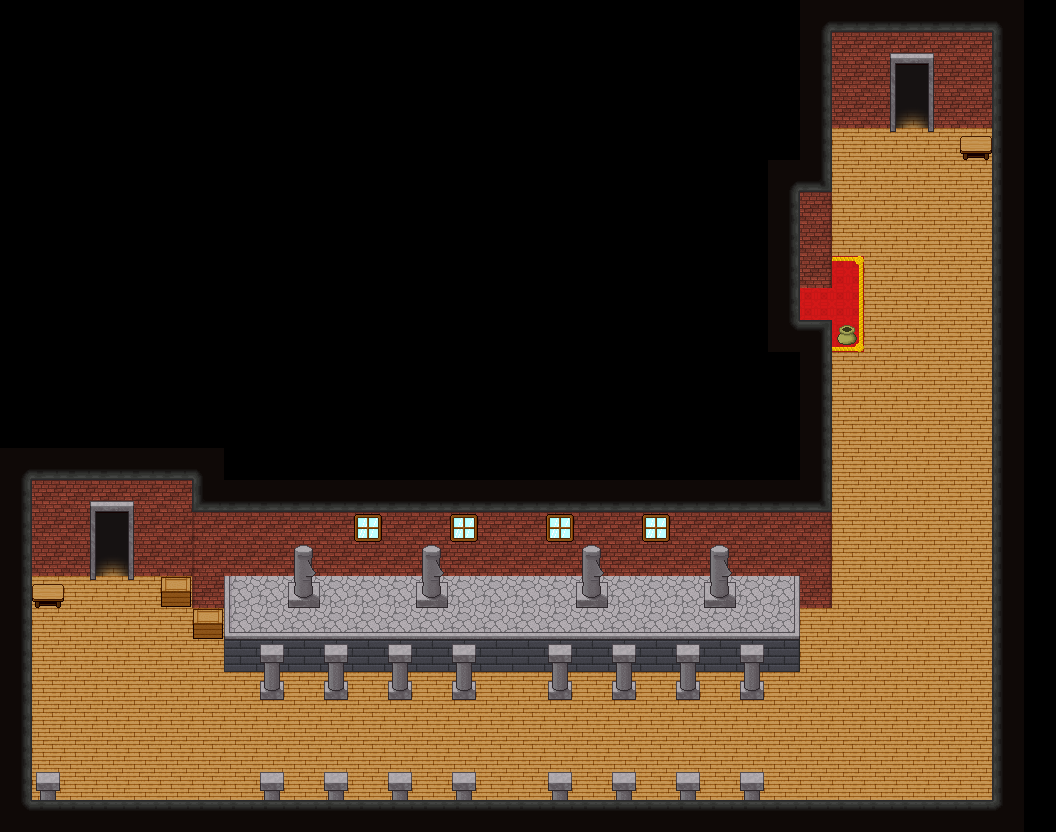

A 2D game scene composited from a Tiled map and its tileset images. What follows is a short description and the map's XML, with each tile layer's data collapsed to a summary:
An orthogonal 33x26 tile map with 32x32 px tiles, 4 tile layers (Lower 1, Upper 1, Lower 2, Upper 2), 8 tilesets and 12 objects (10x event, point, trigger).

<map version="1.0" orientation="orthogonal" width="33" height="26" tilewidth="32" tileheight="32">
 <properties>
  <property name="minimap" value="graphic_minimap_l1_f1" />
  <property name="minimap_x1" value="122" />
  <property name="minimap_x2" value="180" />
  <property name="minimap_y1" value="117" />
  <property name="minimap_y2" value="174" />
 </properties>
 <tileset firstgid="1" name="blockboundBrickWall" tilewidth="32" tileheight="32">
  <image source="tilesets/blockbound/brickwall.png" width="128" height="96" />
  <tile id="0">
   <properties>
    <property name="x" value="" />
   </properties>
  </tile>
  <tile id="1">
   <properties>
    <property name="x" value="" />
   </properties>
  </tile>
  <tile id="2">
   <properties>
    <property name="x" value="" />
   </properties>
  </tile>
 </tileset>
 <tileset firstgid="13" name="blockboundBrownRock" tilewidth="32" tileheight="32">
  <image source="tilesets/blockbound/brownrock.png" trans="8080ff" width="320" height="224" />
  <tile id="30">
   <properties>
    <property name="x" value="" />
   </properties>
  </tile>
  <tile id="31">
   <properties>
    <property name="x" value="" />
   </properties>
  </tile>
  <tile id="32">
   <properties>
    <property name="x" value="" />
   </properties>
  </tile>
  <tile id="40">
   <properties>
    <property name="x" value="" />
   </properties>
  </tile>
  <tile id="41">
   <properties>
    <property name="x" value="" />
   </properties>
  </tile>
  <tile id="42">
   <properties>
    <property name="x" value="" />
   </properties>
  </tile>
  <tile id="50">
   <properties>
    <property name="top" value="" />
   </properties>
  </tile>
  <tile id="51">
   <properties>
    <property name="top" value="" />
   </properties>
  </tile>
  <tile id="52">
   <properties>
    <property name="top" value="" />
   </properties>
  </tile>
 </tileset>
 <tileset firstgid="83" name="blockboundRedRug" tilewidth="32" tileheight="32">
  <image source="tilesets/blockbound/redrug.png" width="96" height="96" />
 </tileset>
 <tileset firstgid="92" name="blockboundStoneFloor" tilewidth="32" tileheight="32">
  <image source="tilesets/blockbound/stonefloor.PNG" trans="8080ff" width="320" height="320" />
  <tile id="30">
   <properties>
    <property name="x" value="" />
   </properties>
  </tile>
  <tile id="31">
   <properties>
    <property name="x" value="" />
   </properties>
  </tile>
  <tile id="32">
   <properties>
    <property name="x" value="" />
   </properties>
  </tile>
  <tile id="40">
   <properties>
    <property name="x" value="" />
   </properties>
  </tile>
  <tile id="41">
   <properties>
    <property name="x" value="" />
   </properties>
  </tile>
  <tile id="42">
   <properties>
    <property name="x" value="" />
   </properties>
  </tile>
  <tile id="60">
   <properties>
    <property name="top" value="" />
   </properties>
  </tile>
  <tile id="61">
   <properties>
    <property name="top" value="" />
   </properties>
  </tile>
  <tile id="62">
   <properties>
    <property name="top" value="" />
   </properties>
  </tile>
 </tileset>
 <tileset firstgid="192" name="blockboundUpper" tilewidth="32" tileheight="32">
  <image source="tilesets/blockbound/upper.png" trans="8080ff" width="256" height="288" />
  <tile id="0">
   <properties>
    <property name="x" value="" />
   </properties>
  </tile>
  <tile id="1">
   <properties>
    <property name="x" value="" />
   </properties>
  </tile>
  <tile id="2">
   <properties>
    <property name="x" value="" />
   </properties>
  </tile>
  <tile id="3">
   <properties>
    <property name="x" value="" />
   </properties>
  </tile>
  <tile id="4">
   <properties>
    <property name="x" value="" />
   </properties>
  </tile>
  <tile id="8">
   <properties>
    <property name="x" value="" />
   </properties>
  </tile>
  <tile id="9">
   <properties>
    <property name="x" value="" />
   </properties>
  </tile>
  <tile id="10">
   <properties>
    <property name="x" value="" />
   </properties>
  </tile>
  <tile id="11">
   <properties>
    <property name="x" value="" />
   </properties>
  </tile>
  <tile id="12">
   <properties>
    <property name="x" value="" />
   </properties>
  </tile>
  <tile id="16">
   <properties>
    <property name="x" value="" />
   </properties>
  </tile>
  <tile id="17">
   <properties>
    <property name="x" value="" />
   </properties>
  </tile>
  <tile id="18">
   <properties>
    <property name="x" value="" />
   </properties>
  </tile>
  <tile id="24">
   <properties>
    <property name="x" value="" />
   </properties>
  </tile>
  <tile id="25">
   <properties>
    <property name="x" value="" />
   </properties>
  </tile>
  <tile id="26">
   <properties>
    <property name="x" value="" />
   </properties>
  </tile>
  <tile id="27">
   <properties>
    <property name="x" value="" />
   </properties>
  </tile>
  <tile id="28">
   <properties>
    <property name="x" value="" />
   </properties>
  </tile>
  <tile id="32">
   <properties>
    <property name="x" value="" />
   </properties>
  </tile>
  <tile id="33">
   <properties>
    <property name="x" value="" />
   </properties>
  </tile>
  <tile id="34">
   <properties>
    <property name="x" value="" />
   </properties>
  </tile>
  <tile id="35">
   <properties>
    <property name="x" value="" />
   </properties>
  </tile>
  <tile id="36">
   <properties>
    <property name="x" value="" />
   </properties>
  </tile>
  <tile id="39">
   <properties>
    <property name="x" value="" />
   </properties>
  </tile>
  <tile id="40">
   <properties>
    <property name="x" value="" />
   </properties>
  </tile>
  <tile id="41">
   <properties>
    <property name="x" value="" />
   </properties>
  </tile>
  <tile id="42">
   <properties>
    <property name="x" value="" />
   </properties>
  </tile>
  <tile id="43">
   <properties>
    <property name="x" value="" />
   </properties>
  </tile>
  <tile id="44">
   <properties>
    <property name="x" value="" />
   </properties>
  </tile>
  <tile id="45">
   <properties>
    <property name="x" value="" />
   </properties>
  </tile>
  <tile id="46">
   <properties>
    <property name="x" value="" />
   </properties>
  </tile>
  <tile id="47">
   <properties>
    <property name="x" value="" />
   </properties>
  </tile>
  <tile id="54">
   <properties>
    <property name="x" value="" />
   </properties>
  </tile>
  <tile id="55">
   <properties>
    <property name="x" value="" />
   </properties>
  </tile>
 </tileset>
 <tileset firstgid="264" name="blockboundWoodFloor" tilewidth="32" tileheight="32">
  <image source="tilesets/blockbound/woodfloor.png" trans="8080ff" width="320" height="320" />
  <tile id="30">
   <properties>
    <property name="x" value="" />
   </properties>
  </tile>
  <tile id="31">
   <properties>
    <property name="x" value="" />
   </properties>
  </tile>
  <tile id="32">
   <properties>
    <property name="x" value="" />
   </properties>
  </tile>
  <tile id="40">
   <properties>
    <property name="x" value="" />
   </properties>
  </tile>
  <tile id="41">
   <properties>
    <property name="x" value="" />
   </properties>
  </tile>
  <tile id="42">
   <properties>
    <property name="x" value="" />
   </properties>
  </tile>
  <tile id="50">
   <properties>
    <property name="x" value="" />
   </properties>
  </tile>
  <tile id="51">
   <properties>
    <property name="x" value="" />
   </properties>
  </tile>
  <tile id="52">
   <properties>
    <property name="x" value="" />
   </properties>
  </tile>
  <tile id="60">
   <properties>
    <property name="top" value="" />
   </properties>
  </tile>
  <tile id="61">
   <properties>
    <property name="top" value="" />
   </properties>
  </tile>
  <tile id="62">
   <properties>
    <property name="top" value="" />
   </properties>
  </tile>
  <tile id="70">
   <properties>
    <property name="hole" value="" />
   </properties>
  </tile>
  <tile id="71">
   <properties>
    <property name="hole" value="" />
   </properties>
  </tile>
  <tile id="72">
   <properties>
    <property name="hole" value="" />
   </properties>
  </tile>
  <tile id="73">
   <properties>
    <property name="hole" value="" />
   </properties>
  </tile>
  <tile id="74">
   <properties>
    <property name="hole" value="" />
   </properties>
  </tile>
  <tile id="75">
   <properties>
    <property name="hole" value="" />
   </properties>
  </tile>
  <tile id="76">
   <properties>
    <property name="hole" value="" />
   </properties>
  </tile>
  <tile id="77">
   <properties>
    <property name="hole" value="" />
   </properties>
  </tile>
  <tile id="80">
   <properties>
    <property name="hole" value="" />
   </properties>
  </tile>
  <tile id="81">
   <properties>
    <property name="hole" value="" />
   </properties>
  </tile>
  <tile id="82">
   <properties>
    <property name="hole" value="" />
   </properties>
  </tile>
  <tile id="83">
   <properties>
    <property name="hole" value="" />
   </properties>
  </tile>
  <tile id="84">
   <properties>
    <property name="hole" value="" />
   </properties>
  </tile>
  <tile id="85">
   <properties>
    <property name="hole" value="" />
   </properties>
  </tile>
  <tile id="86">
   <properties>
    <property name="hole" value="" />
   </properties>
  </tile>
  <tile id="87">
   <properties>
    <property name="hole" value="" />
   </properties>
  </tile>
  <tile id="90">
   <properties>
    <property name="hole" value="" />
   </properties>
  </tile>
  <tile id="91">
   <properties>
    <property name="hole" value="" />
   </properties>
  </tile>
  <tile id="92">
   <properties>
    <property name="hole" value="" />
   </properties>
  </tile>
  <tile id="93">
   <properties>
    <property name="hole" value="" />
   </properties>
  </tile>
  <tile id="94">
   <properties>
    <property name="hole" value="" />
   </properties>
  </tile>
  <tile id="95">
   <properties>
    <property name="hole" value="" />
   </properties>
  </tile>
  <tile id="96">
   <properties>
    <property name="hole" value="" />
   </properties>
  </tile>
 </tileset>
 <tileset firstgid="364" name="blockboundCeiling" tilewidth="32" tileheight="32">
  <image source="tilesets/blockbound/ceiling.png" trans="8080ff" width="160" height="96" />
  <tile id="0">
   <properties>
    <property name="x" value="" />
   </properties>
  </tile>
  <tile id="1">
   <properties>
    <property name="x" value="" />
   </properties>
  </tile>
  <tile id="2">
   <properties>
    <property name="x" value="" />
   </properties>
  </tile>
  <tile id="3">
   <properties>
    <property name="x" value="" />
   </properties>
  </tile>
  <tile id="4">
   <properties>
    <property name="x" value="" />
   </properties>
  </tile>
  <tile id="5">
   <properties>
    <property name="x" value="" />
   </properties>
  </tile>
  <tile id="6">
   <properties>
    <property name="x" value="" />
   </properties>
  </tile>
  <tile id="7">
   <properties>
    <property name="x" value="" />
   </properties>
  </tile>
  <tile id="8">
   <properties>
    <property name="x" value="" />
   </properties>
  </tile>
  <tile id="9">
   <properties>
    <property name="x" value="" />
   </properties>
  </tile>
  <tile id="10">
   <properties>
    <property name="x" value="" />
   </properties>
  </tile>
  <tile id="11">
   <properties>
    <property name="x" value="" />
   </properties>
  </tile>
  <tile id="12">
   <properties>
    <property name="x" value="" />
   </properties>
  </tile>
  <tile id="13">
   <properties>
    <property name="x" value="" />
   </properties>
  </tile>
  <tile id="14">
   <properties>
    <property name="x" value="" />
   </properties>
  </tile>
 </tileset>
 <tileset firstgid="379" name="blockboundQuarryCeiling" tilewidth="32" tileheight="32">
  <image source="tilesets/blockbound/quarryroof.png" trans="8080ff" width="160" height="96" />
  <tile id="0">
   <properties>
    <property name="x" value="" />
   </properties>
  </tile>
  <tile id="2">
   <properties>
    <property name="x" value="" />
   </properties>
  </tile>
  <tile id="3">
   <properties>
    <property name="x" value="" />
   </properties>
  </tile>
  <tile id="4">
   <properties>
    <property name="x" value="" />
   </properties>
  </tile>
  <tile id="5">
   <properties>
    <property name="x" value="" />
   </properties>
  </tile>
  <tile id="6">
   <properties>
    <property name="x" value="" />
   </properties>
  </tile>
  <tile id="7">
   <properties>
    <property name="x" value="" />
   </properties>
  </tile>
  <tile id="9">
   <properties>
    <property name="x" value="" />
   </properties>
  </tile>
  <tile id="10">
   <properties>
    <property name="x" value="" />
   </properties>
  </tile>
  <tile id="11">
   <properties>
    <property name="x" value="" />
   </properties>
  </tile>
  <tile id="12">
   <properties>
    <property name="x" value="" />
   </properties>
  </tile>
  <tile id="13">
   <properties>
    <property name="x" value="" />
   </properties>
  </tile>
  <tile id="14">
   <properties>
    <property name="x" value="" />
   </properties>
  </tile>
 </tileset>
 <layer name="Lower 1" width="33" height="26">
  <properties>
   <property name="layer" value="5" />
   <property name="z" value="0" />
  </properties>
  <data>[858 cells, 470 non-empty, 23 distinct tile ids]</data>
 </layer>
 <layer name="Upper 1" width="33" height="26">
  <properties>
   <property name="layer" value="4" />
   <property name="z" value=".5" />
  </properties>
  <data>[858 cells, 47 non-empty, 17 distinct tile ids]</data>
 </layer>
 <objectgroup name="Event 1" width="33" height="26">
  <properties>
   <property name="layer" value="3" />
   <property name="z" value=".5" />
  </properties>
  <object name="Point" type="point" x="512" y="736">
   <properties>
    <property name="name" value="cam_target" />
   </properties>
  </object>
  <object name="Nico" type="event" x="832" y="720" width="32" height="32">
   <properties>
    <property name="group" value="gang1; gang2" />
    <property name="key" value="event_nico" />
    <property name="name" value="nico" />
   </properties>
  </object>
  <object name="Widget" type="event" x="896" y="720" width="32" height="32">
   <properties>
    <property name="group" value="gang1" />
    <property name="key" value="event_widget" />
   </properties>
  </object>
  <object name="Grinder" type="event" x="64" y="688" width="32" height="32">
   <properties>
    <property name="group" value="gang2" />
    <property name="key" value="event_grinder" />
   </properties>
  </object>
  <object name="Grinder" type="event" x="64" y="752" width="32" height="32">
   <properties>
    <property name="group" value="gang2" />
    <property name="key" value="event_grinder" />
   </properties>
  </object>
  <object name="Trigger" type="trigger" x="480" y="512" width="32" height="32">
   <properties>
    <property name="auto" value="" />
    <property name="id" value="scene_intro0001" />
   </properties>
  </object>
  <object name="Nico" type="event" x="928" y="672" width="32" height="32">
   <properties>
    <property name="face" value="left" />
    <property name="key" value="event_nico" />
    <property name="name" value="nico2" />
   </properties>
  </object>
  <object name="Grinder" type="event" x="864" y="656" width="32" height="32">
   <properties>
    <property name="face" value="right" />
    <property name="key" value="event_grinder" />
    <property name="pace" value="" />
   </properties>
  </object>
  <object name="Grinder" type="event" x="864" y="688" width="32" height="32">
   <properties>
    <property name="face" value="right" />
    <property name="key" value="event_grinder" />
    <property name="pace" value="" />
   </properties>
  </object>
  <object name="Widget" type="event" x="832" y="672" width="32" height="32">
   <properties>
    <property name="face" value="right" />
    <property name="key" value="event_widget" />
    <property name="pace" value="" />
   </properties>
  </object>
  <object name="Block" type="event" x="896" y="672" width="32" height="32">
   <properties>
    <property name="key" value="event_waldy_stoned" />
   </properties>
  </object>
  <object name="Widget" type="event" x="32" y="720" width="32" height="32">
   <properties>
    <property name="group" value="gang2" />
    <property name="key" value="event_widget" />
    <property name="pace" value="" />
   </properties>
  </object>
 </objectgroup>
 <layer name="Lower 2" width="33" height="26">
  <properties>
   <property name="layer" value="2" />
   <property name="z" value="1" />
  </properties>
  <data>[858 cells, 36 non-empty, 6 distinct tile ids]</data>
 </layer>
 <layer name="Upper 2" width="33" height="26">
  <properties>
   <property name="layer" value="1" />
   <property name="z" value="1.5" />
  </properties>
  <data>[858 cells, 17 non-empty, 3 distinct tile ids]</data>
 </layer>
 <objectgroup name="Event 2" width="33" height="26">
  <properties>
   <property name="layer" value="0" />
   <property name="z" value="1.5" />
  </properties>
 </objectgroup>
</map>
